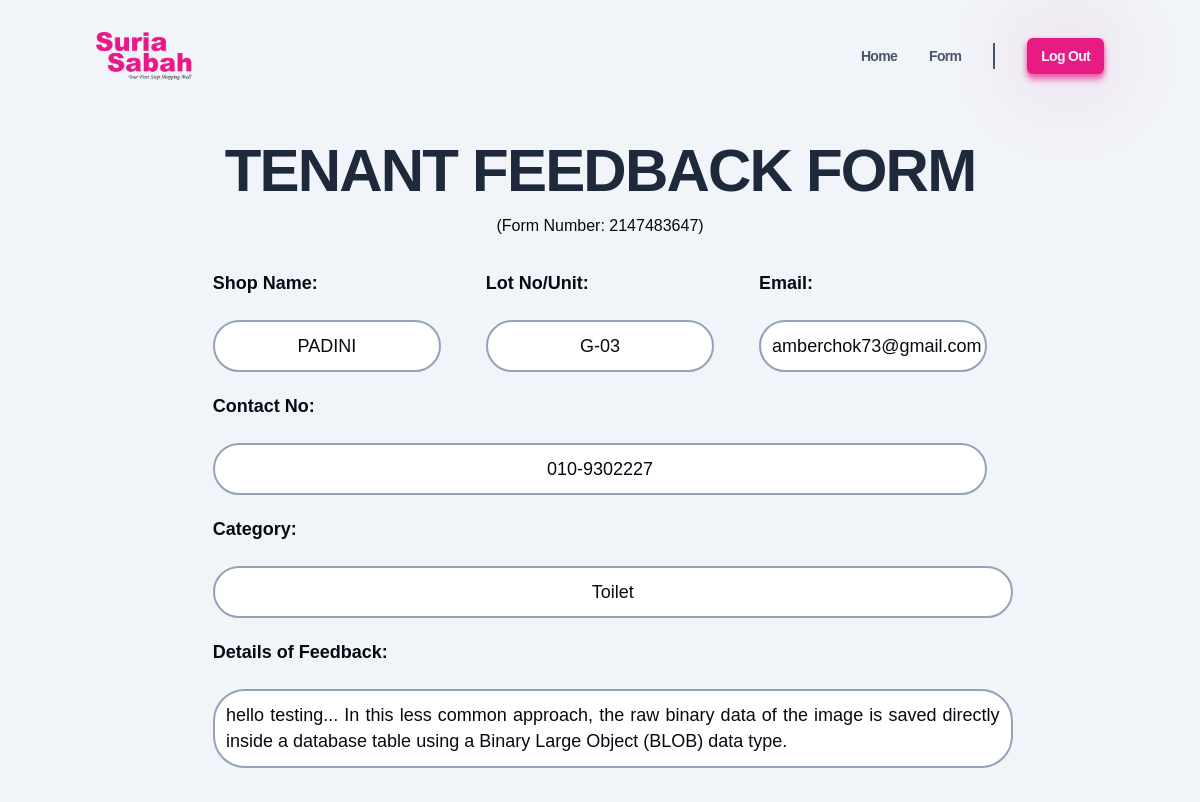
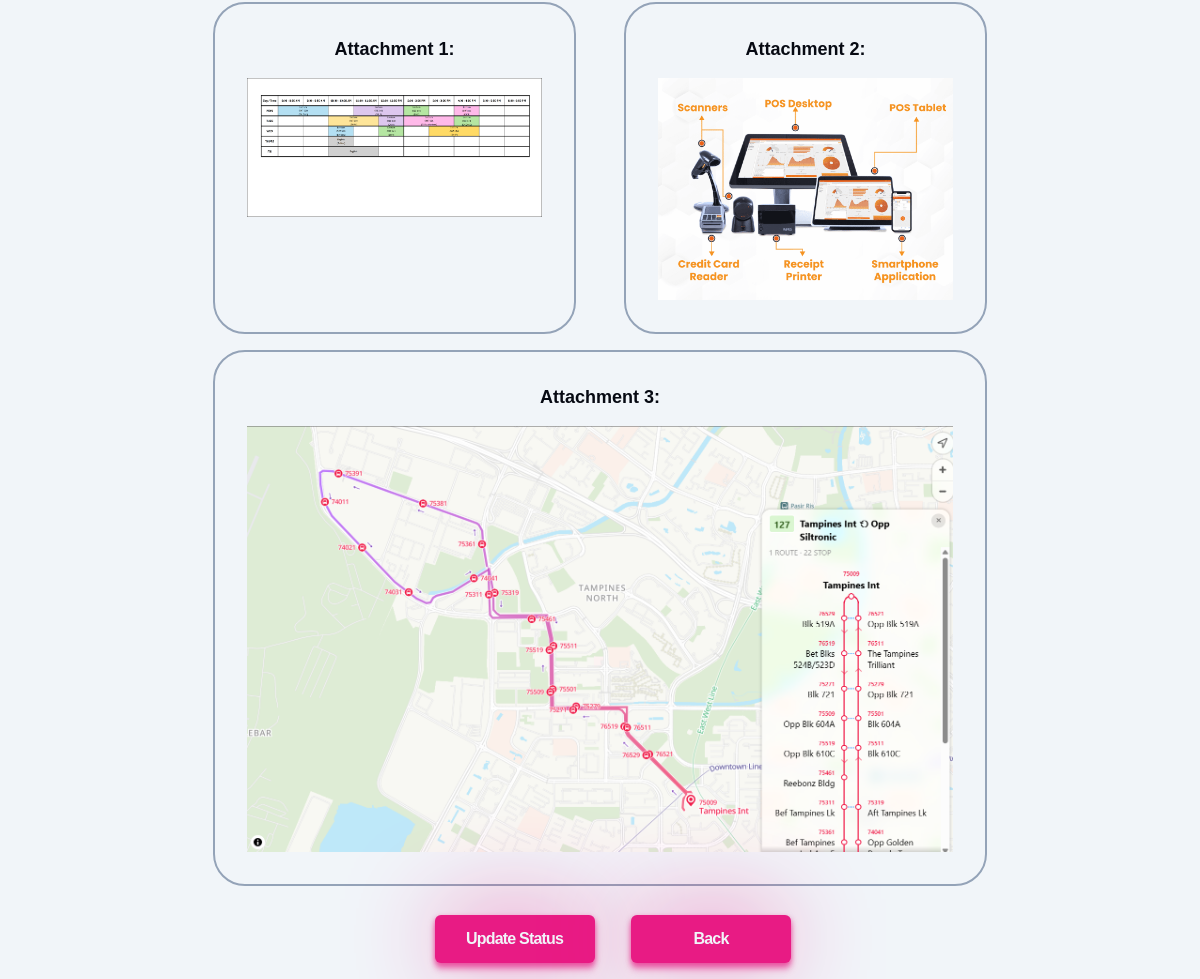
The page /AdminDisplayReport.php?reportNo=2147483647 on the database its author committed (2 pictures, top to bottom).
### tables this page shows
CREATE TABLE `feedback` (
  `reportNo` varchar(20) NOT NULL,
  `tradingName` varchar(255) NOT NULL,
  `lotNo` varchar(255) NOT NULL,
  `email` varchar(255) NOT NULL,
  `contactNo` varchar(255) NOT NULL,
  `complaintCat` varchar(255) NOT NULL,
  `details` varchar(255) NOT NULL,
  `attach1` varchar(255) NOT NULL,
  `attach2` varchar(255) NOT NULL,
  `attach3` varchar(255) NOT NULL
);

### AdminDisplayReport.php (the view, shortened to what this page needs)
<?php
include ('dbconfig.php');
$reportNo = $_GET["reportNo"];
$reportNo = preg_replace('/[^0-9]/', '', $reportNo);
if (empty($reportNo)) {
    header("Location: AdminIndex.php?error=Form Number is required");
    exit();
} else {
    $stmt = $connect->prepare("SELECT * FROM feedback WHERE reportNo = ?");
    $stmt->bind_param("i", $reportNo);
    $stmt->execute();
    $result = $stmt->get_result();
    if ($result->num_rows > 0) {
        $row = $result->fetch_assoc();
?>
<!DOCTYPE html>
<html>
    <head>
        <link href="https://api.fontshare.com/v2/css?f[]=general-sans@500,600,400,700&display=swap" rel="stylesheet">
        <link rel="stylesheet" type="text/css" href="./styles/modern-normalize.css">
        <link rel="stylesheet" type="text/css" href="./styles/style.css">
        <link rel="stylesheet" type="text/css" href="./styles/AdminDisplayReportComponents/hero.css">
        <link rel="stylesheet" type="text/css" href="./styles/utils.css">
    </head>
    <body>
        <header>
            <?php include_once ('AdminHeader.php'); ?>
        </header> <section class="hero container">
            <h1 class="hero__title">Tenant Feedback Form</h1>
             <p> (Form Number: <?php echo $row["reportNo"] . ")"; ?> </p>
            </section> <main> <section class="hero container">
                <form class="hero__form" method="post">
                    <div class="hero__half">
                        <p class="hero__subtitle" >Shop Name:</p>
                        <p class="hero__input"><?php echo $row["tradingName"]; ?></p>
                    </div>
                    <div class="hero__half">
                        <p class="hero__subtitle" >Lot No/Unit:</p>
                        <p class="hero__input"><?php echo $row["lotNo"]; ?></p>
                    </div>
                    <div class="hero__half">
                        <p class="hero__subtitle" >Email:</p>
                        <p class="hero__input"><?php echo $row["email"]; ?></p>
                    </div>
                    <div class="hero__half">
                        <p class="hero__subtitle" >Contact No:</p>
                        <p class="hero__input"><?php echo $row["contactNo"]; ?></p>
                    </div>
                    <div class="hero__full">
                        <p class="hero__subtitle" >Category:</p>
                        <p class="hero__input"><?php echo $row["complaintCat"]; ?></p>
                    </div>
                    <div class="hero__full">
                        <p class="hero__subtitle" >Details of Feedback:</p>
                        <p class="hero__input hero__details"><?php echo nl2br($row["details"]); ?></p>
                    </div>
                    <div class="hero__attachments">
                        <div class="hero__three">
                            <p class="hero__subtitle" >Attachment 1:</p>
                            <img src="./images/<?php echo $row['attach1']; ?>" alt="Attachment 1" class="hero__img" onclick="change(this)">
                        </div>
                        <div class="hero__three">
                            <p class="hero__subtitle" >Attachment 2:</p>
                            <img src="./images/<?php echo $row['attach2']; ?>" alt="Attachment 2" class="hero__img" onclick="change(this)">
                        </div>
                        <div class="hero__three">
                            <p class="hero__subtitle" >Attachment 3:</p>
                            <img src="./images/<?php echo $row['attach3']; ?>" alt="Attachment 3" class="hero__img" onclick="change(this)">
                        </div>
                    </div>
                    <div class="hero__full hero__btn-wrapper">
                        <button class="hero__btn btn" type="button" onclick="location.href='AdminUpdateStatus.php?reportNo=<?php echo $row['reportNo']; ?>'">Update Status</button>
                        <button class="hero__btn btn" type="button" onclick="location.href='AdminFeedback.php';">Back</button>
                    </div>
                </form>
                </section>
            </main>
        </body>
        </html>
        <?php
    } else {
        echo "Sorry, wrong form number.";
        }
    }
?>

### AdminHeader.php (shortened to what this page needs)
<?php
$role = isset($_SESSION['role']) ? $_SESSION['role'] : null;
?>
<!DOCTYPE html>
<html lang="en">
  <head>
    <link href="https://api.fontshare.com/v2/css?f[]=general-sans@500,600,400,700&display=swap" rel="stylesheet">
    <link rel="stylesheet" type="text/css" href="./styles/modern-normalize.css">
    <link rel="stylesheet" type="text/css" href="./styles/style.css">
    <link rel="stylesheet" type="text/css" href="./styles/AdminHeaderComponents/header.css">
    <link rel="stylesheet" type="text/css" href="./styles/AdminHeaderComponents/mobile-nav.css">
    <link rel="stylesheet" type="text/css" href="./styles/utils.css">
  </head>
  <body>
    <header class="header container">
      <img class="header__img" src="./public/logo/logo3.png" alt="Suria Sabah" />
      <nav>
        <ul class="header__menu">
        <?php if($role === 'admin') { ?>
          <li>
            <a class="header__link" href="index.php">Home</a>
          </li>
          <li>
            <a class="header__link" href="AdminFeedback.php">Form</a>
          </li>
          <li>
            <a class="header__link" href="AdminUser.php">User</a>
          </li>
          <li>
            <a class="header__link" href="AdminTenant.php">Tenant</a>
          </li>
          <li class="header__line"></li>
          <li>
            <a class="header__logout btn" href="AdminLogout.php">Log Out</a>
          </li>
        <?php } else { ?>
          <li>
            <a class="header__link" href="index.php">Home</a>
          </li>
          <li>
            <a class="header__link" href="AdminFeedback.php">Form</a>
          </li>
          <li class="header__line"></li>
          <li>
            <a class="header__logout btn" href="AdminLogout.php">Log Out</a>
          </li>
        <?php } ?>
        </ul>
      </nav>
    </header>
  </body>
</html>

### styles/style.css (style rules this page uses)
:root { --clr-dark: #070a13; --clr-light: #f1f5f9; --clr-slate400: #94a3b8; --clr-slate600: #475569; --clr-slate800: #1e293b; --clr-maroon: #e81b84; --clr-green: #8ff4c0; --clr-bg: #fee5f5; --clr-bg2: #2A202B; --size-xxs: 0.5rem; --size-xs: 0.75rem; --size-sm: 0.875rem; --size-base: 1rem; --size-lg: 1.125rem; --size-xl: 1.25rem; --size-2xl: 1.5rem; --size-3xl: 1.875rem; --size-4xl: 2.25rem; --size-5xl: 3rem; --size-6xl: 3.75rem; --size-7xl: 4.5rem; --size-8xl: 6rem; --size-9xl: 8rem; --size-10xl: 10rem; }
* { margin: 0; line-height: calc(1em + 0.5rem); }
html { scroll-behavior: smooth; }
body { font-family: 'General Sans', sans-serif; background-color: var(--clr-light); color: var(--clr-dark); user-select: none; }
img, picture, video, canvas, svg { display: block; max-width: 100%; user-select: none; }
button { display: inline-block; padding: 0; border: none; background: none; cursor: pointer; color: inherit; }
a { color: var(--clr-maroon); }

### styles/AdminDisplayReportComponents/hero.css (style rules this page uses)
.hero { text-align: center; display: flex; flex-direction: column; justify-content: center; align-items: center; gap: 1rem; margin-top: 2rem; }
.hero__title { color: var(--clr-slate800); text-transform: uppercase; font-size: var(--size-4xl); letter-spacing: -0.03em; line-height: 0.9; }
.hero__form { display: flex; flex-wrap: wrap; gap: 0.8rem; width: 80%; }
.hero__form .hero__half { flex: 1; min-width: 200px; margin: 0 1rem; }
.hero__form .hero__full { flex: 1; min-width: 200px; margin: 0 1rem; }
.hero__form .hero__three { flex: 1; min-width: 200px; display: flex; flex-direction: column; align-items: center; border: 2px solid var(--clr-slate400); border-radius: 2rem; padding: 2rem; margin: 0 1rem; }
.hero__attachments { display: flex; justify-content: center; align-items: stretch; gap: 1rem; width: 100%; flex-wrap: wrap; margin-top: 1rem; }
.hero__subtitle { display: flex; font-size: var(--size-lg); font-weight: 600; padding: 0 0 1rem 0; }
.hero__input { font-size: var(--size-lg); font-weight: 500; border: 2px solid var(--clr-slate400); border-radius: 2rem; background-color: white; padding: 0.7rem; margin: 0.5rem 0; width: 100%; }
.hero__details { font-size: var(--size-lg); font-weight: 500; text-align: justify; border: 2px solid var(--clr-slate400); border-radius: 2rem; background-color: white; padding: 0.7rem; margin: 0.5rem 0; width: 100%; }
.hero__img { cursor: zoom-in; }
.hero__btn-wrapper { margin: 0; padding: 0; width: 100%; }
.hero__btn { width: 10rem; height: 3rem; margin: 1rem; }
@media (min-width: 475px) { .hero { gap: 1rem; } }
@media (min-width: 475px) { .hero__title { font-size: var(--size-5xl); } }
@media (min-width: 475px) { .hero__form .hero__full { min-width: 300px; } }
@media (min-width: 475px) { .hero__form .hero__three { flex: 1; min-width: 250px; margin: 0 1rem; } }
@media (min-width: 1024px) { .hero__title { font-size: var(--size-6xl); } }
@media (min-width: 1024px) { .hero__form .hero__full { min-width: 800px; } }
@media (min-width: 1024px) { .hero__form .hero__three { flex: 1; min-width: 300px; margin: 0 1rem; } }

### styles/utils.css (style rules this page uses)
.btn { display: inline-block; font-weight: 600; text-decoration: none; letter-spacing: -0.05em; background-color: var(--clr-maroon); color: var(--clr-light); padding: 0.5em 1em; border-radius: 6px; box-shadow: 0 2px 5px rgb(232, 27, 132, 0.5), 0 6px 6px rgb(232, 27, 132, 0.5), 0 0 100px -10px var(--clr-maroon); transition: transform 0.3s, box-shadow 0.3s; }
.container { width: 100%; margin-left: auto; margin-right: auto; padding-left: 0.5rem; padding-right: 0.5rem; }
@media (min-width: 475px) { .container { max-width: 475px; } }
@media (min-width: 640px) { .container { max-width: 640px; } }
@media (min-width: 768px) { .container { max-width: 768px; } }
@media (min-width: 1024px) { .container { max-width: 1024px; } }

### rows shown on the page
feedback: reportNo "2147483647", tradingName "PADINI", lotNo "G-03", email "amberchok73@gmail.com", contactNo "010-9302227", complaintCat "Toilet", details "hello testing... In this less common approach, the raw binary data of the image is saved directly inside a database table using a Binary Large Object (BLOB) data type.", attach1 (picture), attach2 (picture), attach3 (picture)
